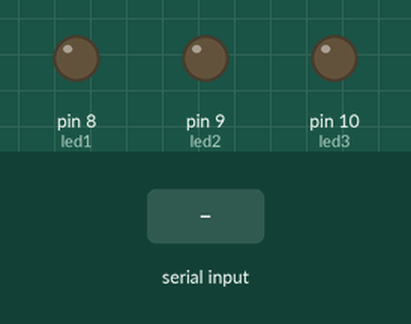
Simulated run of this sketch. Board: Arduino Uno, built with avr-gcc and run on an emulated ATmega328P. On the bench: output pins drawn as LEDs (lit = HIGH). The test bench sets the inputs (shaded band).

Above: at 1.2 s.
1.3 s: "R" received over Serial
At 1.7 s:
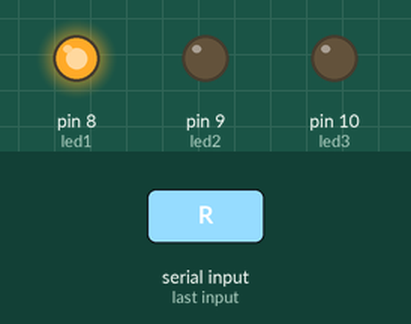
2.8 s: "B" received over Serial
At 4.0 s:
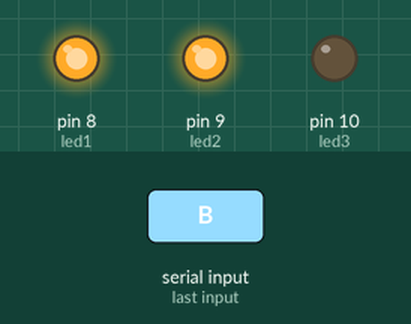
4.3 s: "r" received over Serial
At 5.1 s:
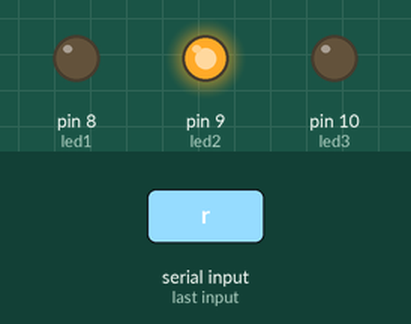
5.8 s: "G" received over Serial
At 6.3 s:
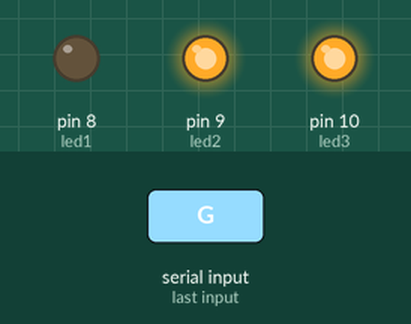
7.3 s: "b" received over Serial
At 8.5 s:
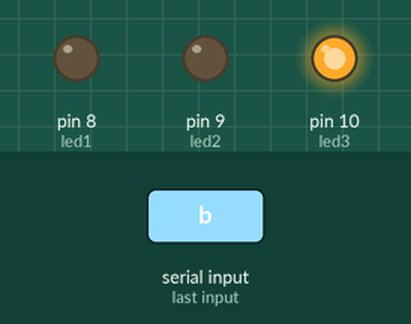
8.8 s: "g" received over Serial
At 9.8 s:
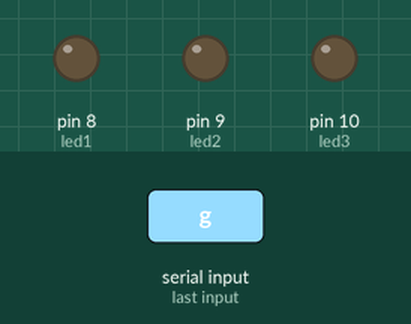
Timing chart, 0 to 11.3 s (numbered marks = the images above; inputs shaded):
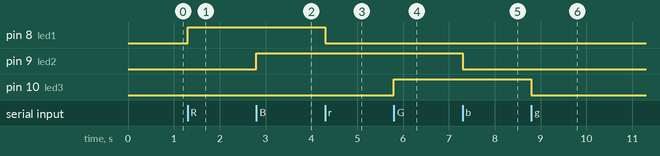

The sketch:

sketch_may6f.ino
```cpp
char x;
const int led1 = 8;
const int led2 = 9;
const int led3 = 10;

void setup() {
    pinMode(led1, OUTPUT);
    pinMode(led2, OUTPUT);
    pinMode(led3, OUTPUT);
    Serial.begin(9600);
}

void loop() {
  if (Serial.available()) {
  x = Serial.read();
    switch(x) {
      case 'R':
        digitalWrite(led1, HIGH);
        break;
      case 'r':
         digitalWrite(led1, LOW);
        break;
      case 'B':
        digitalWrite(led2, HIGH);
        break;
      case 'b':
        digitalWrite(led2, LOW);
        break;
      case 'G':
        digitalWrite(led3, HIGH);
        break;
      case 'g':
        digitalWrite(led3, LOW);
        break;
      default:
        Serial.println("LETRA NÃO ENCONTRADA, DESLIGANDO LEDS.");
        digitalWrite(led3, LOW);
        digitalWrite(led2, LOW);
        digitalWrite(led1, LOW);
        break;
    }
  }
}
```

Measured:
- after the input at 1.3 s, pin 8 (led1): LOW → HIGH at once
- after the input at 2.8 s, pin 9 (led2): LOW → HIGH at once
- after the input at 4.3 s, pin 8 (led1): HIGH → LOW at once
- after the input at 5.8 s, pin 10 (led3): LOW → HIGH at once
- after the input at 7.3 s, pin 9 (led2): HIGH → LOW at once
- after the input at 8.8 s, pin 10 (led3): HIGH → LOW at once
